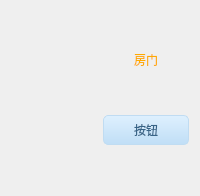
    <widget class="QFrame" name="frame2">
     <property name="styleSheet">
      <string notr="true">QFrame #frame2
{
background:transparent;border:1px solid white;
}</string>
     </property>
     <layout class="QGridLayout" name="gridLayout_11">
      <item row="1" column="1" alignment="Qt::AlignHCenter">
       <widget class="QLabel" name="label_4">
        <property name="styleSheet">
         <string notr="true">font: 12pt &quot;迷你简行楷碑&quot;;
color: rgb(255, 170, 0);</string>
        </property>
        <property name="text">
         <string>房门</string>
        </property>
       </widget>
      </item>
      <item row="3" column="1">
       <widget class="QPushButton" name="WardDoorSwitch">
        <property name="sizePolicy">
         <sizepolicy hsizetype="Preferred" vsizetype="Preferred">
          <horstretch>0</horstretch>
          <verstretch>0</verstretch>
         </sizepolicy>
        </property>
        <property name="minimumSize">
         <size>
          <width>50</width>
          <height>27</height>
         </size>
        </property>
        <property name="maximumSize">
         <size>
          <width>150</width>
          <height>90</height>
         </size>
        </property>
        <property name="styleSheet">
         <string notr="true">QPushButton,.QToolButton{
border-style:none;
border:1px solid #C0DCF2;
color:#386487;
padding:5px;
min-height:15px;
border-radius:5px;
background:qlineargradient(spread:pad,x1:0,y1:0,x2:0,y2:1,stop:0 #DEF0FE,stop:1 #C0DEF6);
font: 10pt &quot;迷你简小标宋&quot;;
}

QPushButton:hover,.QToolButton:hover{
background:qlineargradient(spread:pad,x1:0,y1:0,x2:0,y2:1,stop:0 #F2F9FF,stop:1 #DAEFFF);
}

QPushButton:pressed,.QToolButton:pressed{
background:qlineargradient(spread:pad,x1:0,y1:0,x2:0,y2:1,stop:0 #DEF0FE,stop:1 #C0DEF6);
}</string>
        </property>
        <property name="text">
         <string>按钮</string>
        </property>
       </widget>
      </item>
      <item row="1" column="0" rowspan="3">
       <widget class="QLabel" name="door">
        <property name="minimumSize">
         <size>
          <width>80</width>
          <height>80</height>
         </size>
        </property>
        <property name="maximumSize">
         <size>
          <width>180</width>
          <height>200</height>
         </size>
        </property>
        <property name="text">
         <string/>
        </property>
        <property name="pixmap">
         <pixmap resource="../../../map.qrc">:/res/Baidu_JS/LOGO_BLACK/门锁.png</pixmap>
        </property>
        <property name="scaledContents">
         <bool>true</bool>
        </property>
       </widget>
      </item>
      <item row="0" column="1">
       <spacer name="verticalSpacer_11">
        <property name="orientation">
         <enum>Qt::Vertical</enum>
        </property>
        <property name="sizeHint" stdset="0">
         <size>
          <width>20</width>
          <height>40</height>
         </size>
        </property>
       </spacer>
      </item>
      <item row="2" column="1">
       <spacer name="verticalSpacer_10">
        <property name="orientation">
         <enum>Qt::Vertical</enum>
        </property>
        <property name="sizeHint" stdset="0">
         <size>
          <width>20</width>
          <height>40</height>
         </size>
        </property>
       </spacer>
      </item>
      <item row="4" column="1">
       <spacer name="verticalSpacer_12">
        <property name="orientation">
         <enum>Qt::Vertical</enum>
        </property>
        <property name="sizeHint" stdset="0">
         <size>
          <width>20</width>
          <height>40</height>
         </size>
        </property>
       </spacer>
      </item>
     </layout>
    </widget>
